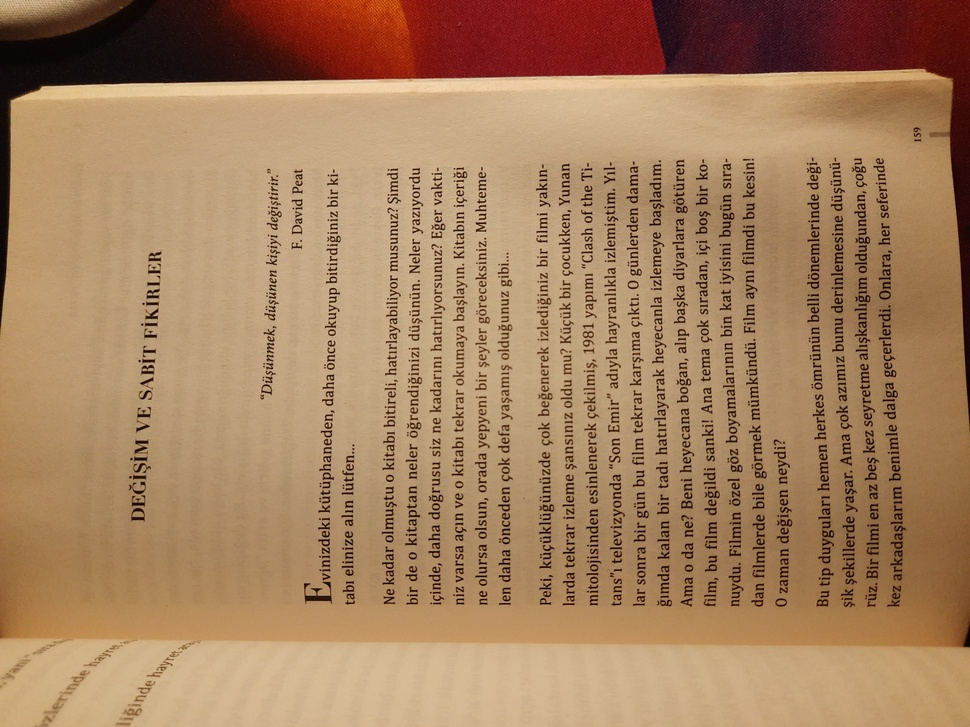
%> input picture 139.jpg, 970 x 727 px, shrunk from 4000 x 3000 before the run
$ octave Morphological-Image-Processing-in-MATLAB.m   (GNU Octave 9; MATLAB toolbox functions it lacks are replaced by stand-ins)
%> lines starting %> are read from the running program, lines starting %| are printed output that depends on the picture; in (x1, y1, x2, y2) boxes, pixels count from 0 and x2, y2 are one past the last pixel; in counts of white or black regions, pixels touching at a corner belong together; the program's own positions count from 1
clc
clear all
imGray=imread("139.jpg");
%> imGray is the input picture: size 727x970x3 uint8; mean R, G, B 166.2, 129.4, 95.4
%imshow(imGray);

%Use rgb2gray() method to
%convert the 24-bit image to a gray scale.
%1
GrayScale=rgb2gray(imGray);
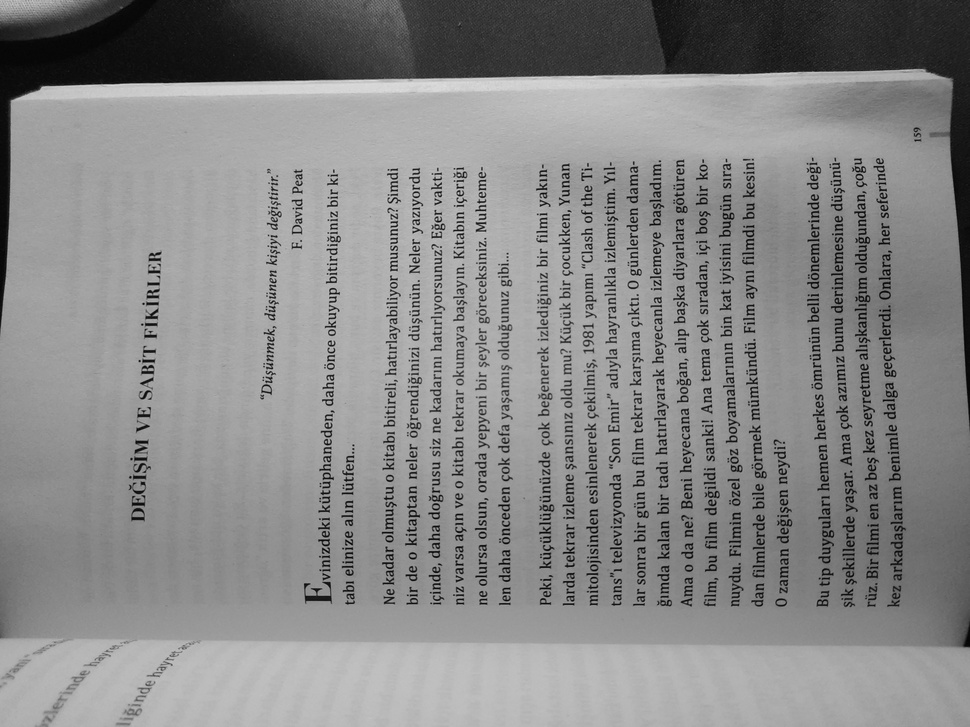
%> GrayScale: size 727x970 uint8; min 4, max 222, mean 136.6
%figure
%imshow(GrayScale);

%Threshold the image by finding a manual threshold value.
% Use im2bw() method.
%2
ManualThreshold=0.60;
imThresh= im2bw(imGray,ManualThreshold);
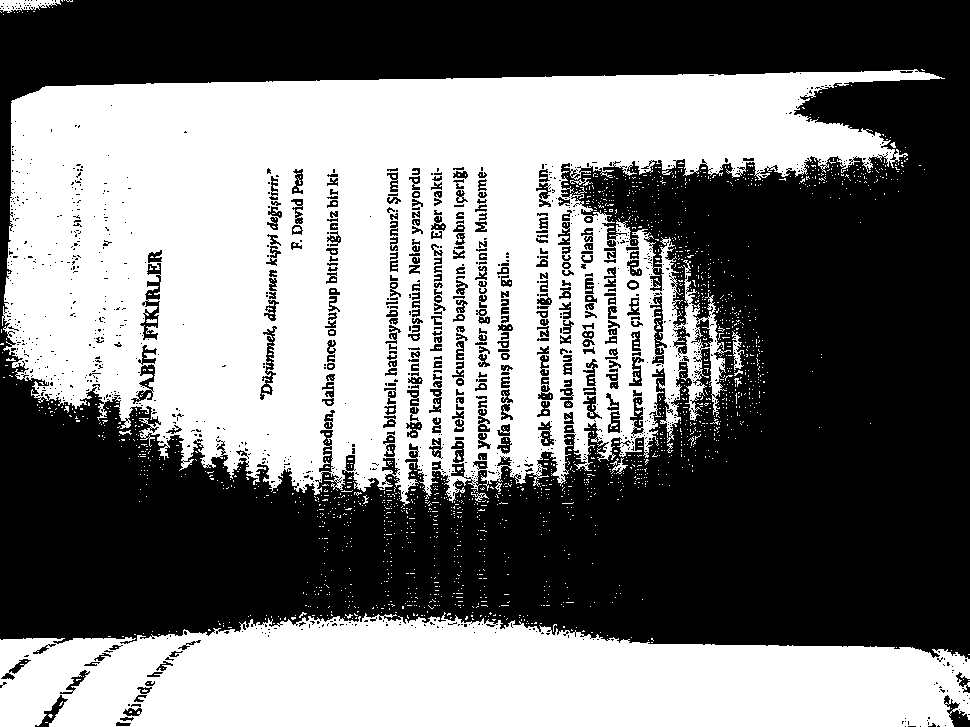
%> imThresh: size 727x970 logical; 46.6% white; 1951 white regions (1929 under 20 px), largest, box (x1, y1, x2, y2) and area: (2, 69, 945, 506) 236076, (0, 612, 970, 727) 86837, (0, 0, 61, 13) 474
%figure
%imshow(imThresh);

%Erosion with a square 3x3 structuring element (mask).
% Use imerode() method
%3
mask=strel('square',3);
imEros=imerode(imGray,mask);
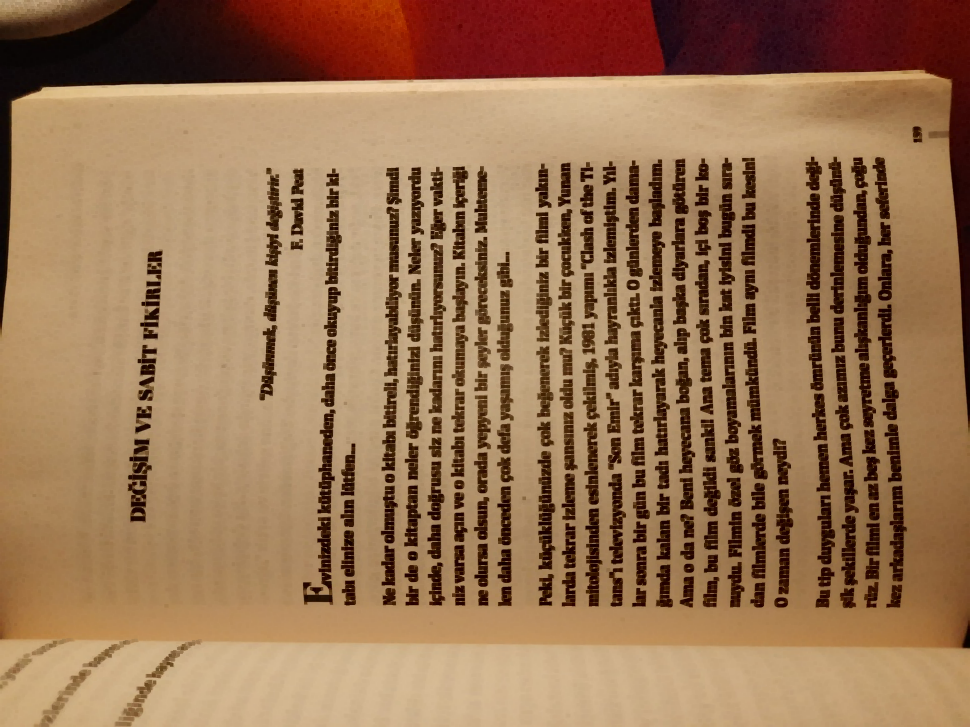
%> imEros: size 727x970x3 uint8; mean R, G, B 153.5, 116.7, 83.7
%figure
%imshow(imEros);

%Dilation with a square 3x3 mask.
% Use imdilate() method.
%4
imDila=imdilate(imGray,mask);
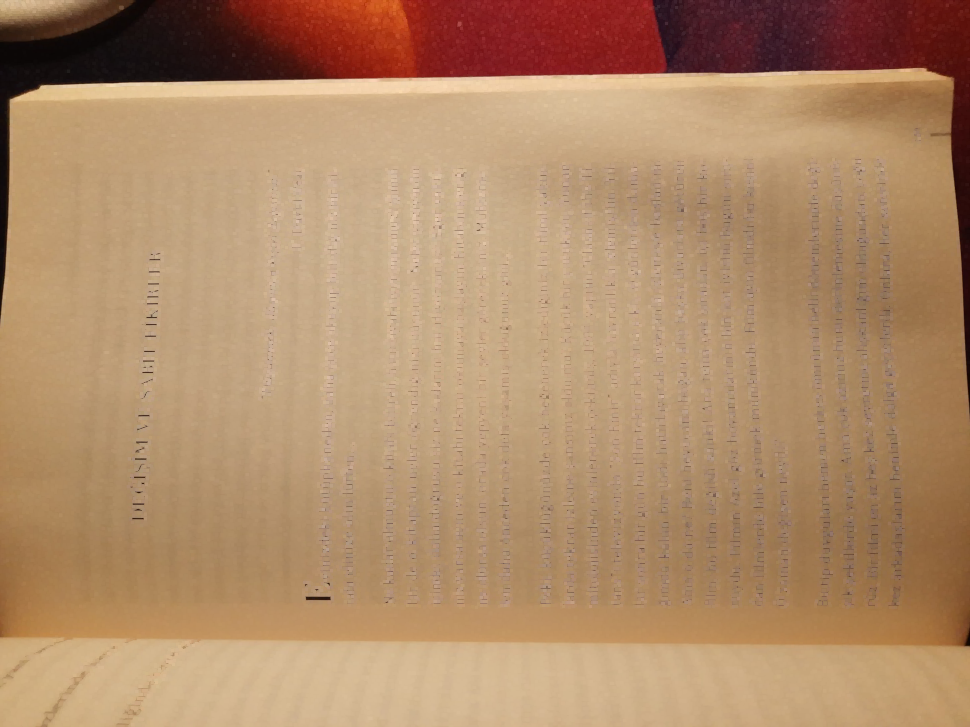
%> imDila: size 727x970x3 uint8; mean R, G, B 175.9, 139.1, 104.9
%figure
%imshow(imDila);

%Opening with a disk 7x7 mask.
% Use imopen() method.
%5
a=strel("disk",7,8);
disk=strel('disk',7);
imOp=imopen(imGray,a);
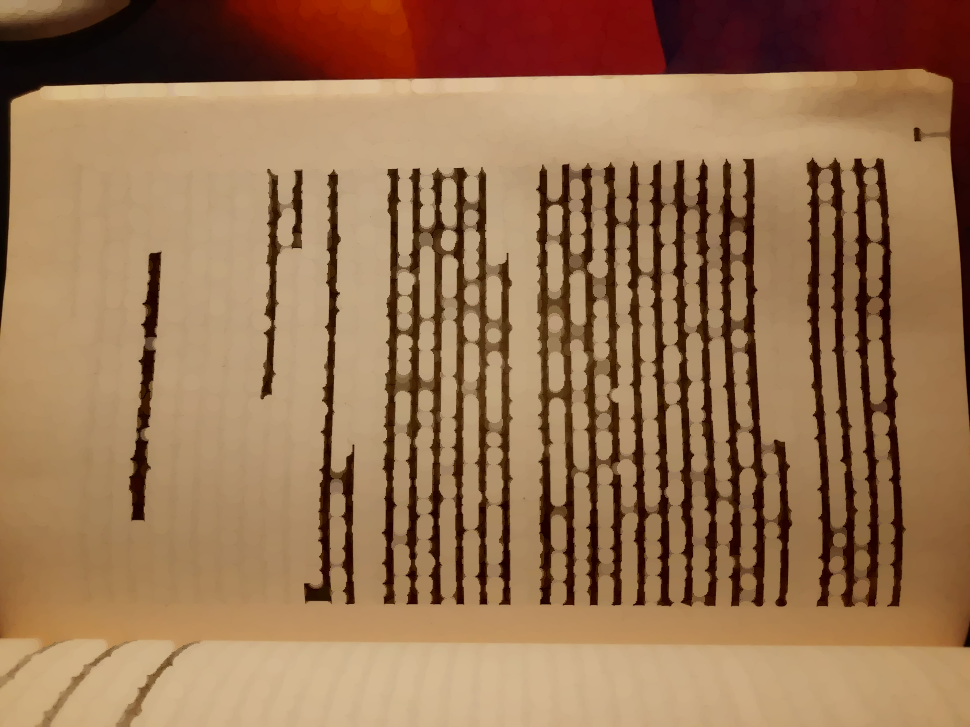
%> imOp: size 727x970x3 uint8; mean R, G, B 152.7, 115.8, 82.5
i2=imopen(imGray,disk);
%figure
%imshow(imOp);
%figure
%imshow(i2);
%Closing with a disk 7x7 mask.
% Use imclose() method
%6
imClo=imclose(imGray,disk);
imClo2=imclose(imGray,a);
figure
imshow(imClo);
figure
imshow(imClo2);
